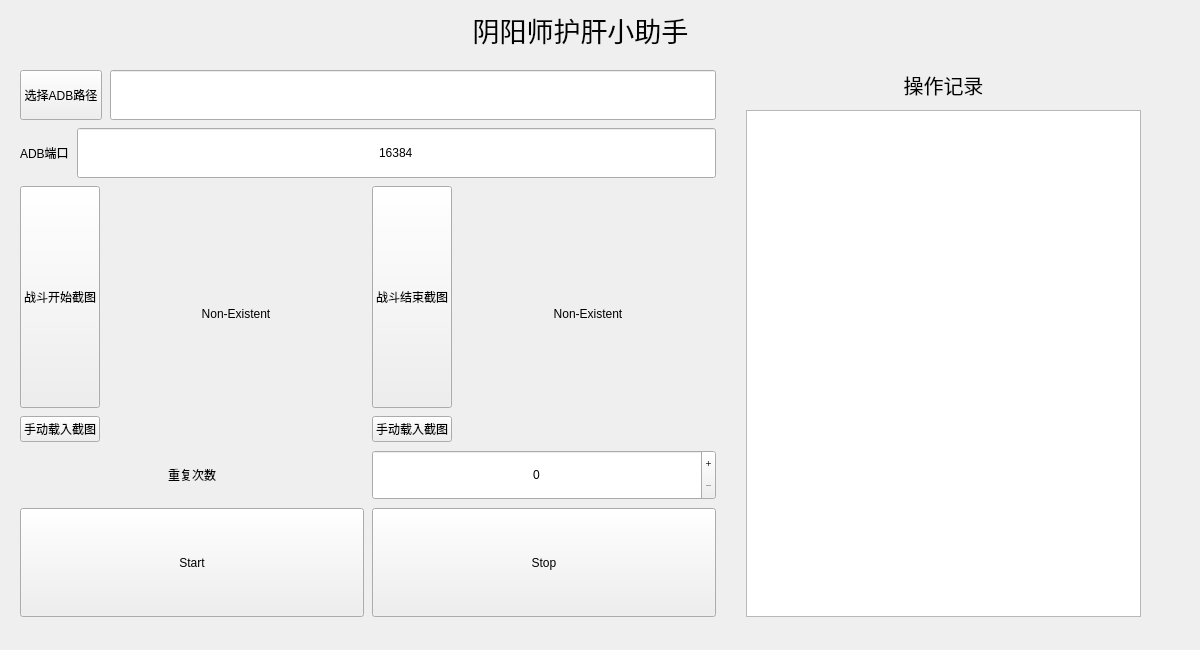
<?xml version="1.0" encoding="UTF-8"?>
<ui version="4.0">
 <class>MainWindow</class>
 <widget class="QMainWindow" name="MainWindow">
  <property name="geometry">
   <rect>
    <x>0</x>
    <y>0</y>
    <width>1200</width>
    <height>650</height>
   </rect>
  </property>
  <property name="sizePolicy">
   <sizepolicy hsizetype="Fixed" vsizetype="Fixed">
    <horstretch>0</horstretch>
    <verstretch>0</verstretch>
   </sizepolicy>
  </property>
  <property name="minimumSize">
   <size>
    <width>1200</width>
    <height>650</height>
   </size>
  </property>
  <property name="maximumSize">
   <size>
    <width>1200</width>
    <height>650</height>
   </size>
  </property>
  <property name="contextMenuPolicy">
   <enum>Qt::NoContextMenu</enum>
  </property>
  <property name="windowTitle">
   <string>YYS护肝小助手</string>
  </property>
  <widget class="QWidget" name="centralwidget">
   <widget class="QWidget" name="verticalLayoutWidget_2">
    <property name="geometry">
     <rect>
      <x>0</x>
      <y>0</y>
      <width>1161</width>
      <height>677</height>
     </rect>
    </property>
    <layout class="QVBoxLayout" name="mainLayout">
     <property name="spacing">
      <number>10</number>
     </property>
     <property name="leftMargin">
      <number>10</number>
     </property>
     <property name="topMargin">
      <number>10</number>
     </property>
     <property name="rightMargin">
      <number>10</number>
     </property>
     <property name="bottomMargin">
      <number>50</number>
     </property>
     <item>
      <widget class="QLabel" name="Title">
       <property name="font">
        <font>
         <pointsize>20</pointsize>
        </font>
       </property>
       <property name="text">
        <string>阴阳师护肝小助手</string>
       </property>
       <property name="alignment">
        <set>Qt::AlignCenter</set>
       </property>
      </widget>
     </item>
     <item>
      <layout class="QHBoxLayout" name="horizontalLayout_5">
       <item>
        <layout class="QVBoxLayout" name="verticalLayout">
         <property name="spacing">
          <number>8</number>
         </property>
         <property name="sizeConstraint">
          <enum>QLayout::SetMinAndMaxSize</enum>
         </property>
         <property name="leftMargin">
          <number>10</number>
         </property>
         <property name="topMargin">
          <number>10</number>
         </property>
         <property name="rightMargin">
          <number>10</number>
         </property>
         <property name="bottomMargin">
          <number>10</number>
         </property>
         <item>
          <layout class="QHBoxLayout" name="horizontalLayout_2">
           <property name="sizeConstraint">
            <enum>QLayout::SetDefaultConstraint</enum>
           </property>
           <item>
            <widget class="QPushButton" name="SelectPathBtn">
             <property name="sizePolicy">
              <sizepolicy hsizetype="Minimum" vsizetype="Preferred">
               <horstretch>0</horstretch>
               <verstretch>0</verstretch>
              </sizepolicy>
             </property>
             <property name="text">
              <string>选择ADB路径</string>
             </property>
            </widget>
           </item>
           <item>
            <widget class="QLineEdit" name="ADBPathEdit">
             <property name="sizePolicy">
              <sizepolicy hsizetype="Expanding" vsizetype="Preferred">
               <horstretch>0</horstretch>
               <verstretch>0</verstretch>
              </sizepolicy>
             </property>
             <property name="minimumSize">
              <size>
               <width>0</width>
               <height>50</height>
              </size>
             </property>
             <property name="maximumSize">
              <size>
               <width>16777215</width>
               <height>50</height>
              </size>
             </property>
             <property name="readOnly">
              <bool>true</bool>
             </property>
            </widget>
           </item>
          </layout>
         </item>
         <item>
          <layout class="QHBoxLayout" name="horizontalLayout_4">
           <property name="sizeConstraint">
            <enum>QLayout::SetDefaultConstraint</enum>
           </property>
           <item>
            <widget class="QLabel" name="label">
             <property name="text">
              <string>ADB端口</string>
             </property>
            </widget>
           </item>
           <item>
            <widget class="QLineEdit" name="ADBPortEdit">
             <property name="sizePolicy">
              <sizepolicy hsizetype="Expanding" vsizetype="Preferred">
               <horstretch>0</horstretch>
               <verstretch>0</verstretch>
              </sizepolicy>
             </property>
             <property name="minimumSize">
              <size>
               <width>0</width>
               <height>50</height>
              </size>
             </property>
             <property name="maximumSize">
              <size>
               <width>16777215</width>
               <height>50</height>
              </size>
             </property>
             <property name="text">
              <string>16384</string>
             </property>
             <property name="maxLength">
              <number>32755</number>
             </property>
             <property name="alignment">
              <set>Qt::AlignCenter</set>
             </property>
            </widget>
           </item>
          </layout>
         </item>
         <item>
          <layout class="QHBoxLayout" name="horizontalLayout">
           <property name="sizeConstraint">
            <enum>QLayout::SetDefaultConstraint</enum>
           </property>
           <item>
            <layout class="QVBoxLayout" name="verticalLayout_2">
             <item>
              <widget class="QPushButton" name="ScreenShotBtn">
               <property name="sizePolicy">
                <sizepolicy hsizetype="Minimum" vsizetype="Preferred">
                 <horstretch>0</horstretch>
                 <verstretch>0</verstretch>
                </sizepolicy>
               </property>
               <property name="text">
                <string>战斗开始截图</string>
               </property>
              </widget>
             </item>
             <item>
              <widget class="QPushButton" name="loadScreenshotBtn">
               <property name="text">
                <string>手动载入截图</string>
               </property>
              </widget>
             </item>
            </layout>
           </item>
           <item>
            <widget class="QLabel" name="ScreenShot">
             <property name="sizePolicy">
              <sizepolicy hsizetype="Preferred" vsizetype="Preferred">
               <horstretch>0</horstretch>
               <verstretch>0</verstretch>
              </sizepolicy>
             </property>
             <property name="minimumSize">
              <size>
               <width>256</width>
               <height>256</height>
              </size>
             </property>
             <property name="maximumSize">
              <size>
               <width>256</width>
               <height>256</height>
              </size>
             </property>
             <property name="text">
              <string>Non-Existent</string>
             </property>
             <property name="scaledContents">
              <bool>true</bool>
             </property>
             <property name="alignment">
              <set>Qt::AlignCenter</set>
             </property>
            </widget>
           </item>
           <item>
            <layout class="QHBoxLayout" name="horizontalLayout_9">
             <item>
              <layout class="QVBoxLayout" name="verticalLayout_3">
               <item>
                <widget class="QPushButton" name="endScreenshotBtn">
                 <property name="sizePolicy">
                  <sizepolicy hsizetype="Minimum" vsizetype="Expanding">
                   <horstretch>0</horstretch>
                   <verstretch>0</verstretch>
                  </sizepolicy>
                 </property>
                 <property name="text">
                  <string>战斗结束截图</string>
                 </property>
                </widget>
               </item>
               <item>
                <widget class="QPushButton" name="endScreenshotLoad">
                 <property name="text">
                  <string>手动载入截图</string>
                 </property>
                </widget>
               </item>
              </layout>
             </item>
             <item>
              <widget class="QLabel" name="endImageLabel">
               <property name="sizePolicy">
                <sizepolicy hsizetype="Fixed" vsizetype="Fixed">
                 <horstretch>0</horstretch>
                 <verstretch>0</verstretch>
                </sizepolicy>
               </property>
               <property name="minimumSize">
                <size>
                 <width>256</width>
                 <height>256</height>
                </size>
               </property>
               <property name="maximumSize">
                <size>
                 <width>256</width>
                 <height>256</height>
                </size>
               </property>
               <property name="text">
                <string>Non-Existent</string>
               </property>
               <property name="alignment">
                <set>Qt::AlignCenter</set>
               </property>
              </widget>
             </item>
            </layout>
           </item>
          </layout>
         </item>
         <item>
          <layout class="QHBoxLayout" name="horizontalLayout_3">
           <property name="sizeConstraint">
            <enum>QLayout::SetDefaultConstraint</enum>
           </property>
           <item>
            <widget class="QLabel" name="label_2">
             <property name="text">
              <string>重复次数</string>
             </property>
             <property name="alignment">
              <set>Qt::AlignCenter</set>
             </property>
            </widget>
           </item>
           <item>
            <widget class="QSpinBox" name="RepeatTime">
             <property name="sizePolicy">
              <sizepolicy hsizetype="Preferred" vsizetype="Preferred">
               <horstretch>0</horstretch>
               <verstretch>0</verstretch>
              </sizepolicy>
             </property>
             <property name="minimumSize">
              <size>
               <width>0</width>
               <height>50</height>
              </size>
             </property>
             <property name="alignment">
              <set>Qt::AlignCenter</set>
             </property>
             <property name="readOnly">
              <bool>false</bool>
             </property>
             <property name="buttonSymbols">
              <enum>QAbstractSpinBox::PlusMinus</enum>
             </property>
             <property name="maximum">
              <number>9999</number>
             </property>
            </widget>
           </item>
          </layout>
         </item>
         <item>
          <layout class="QHBoxLayout" name="horizontalLayout_7">
           <item>
            <widget class="QPushButton" name="StartBtn">
             <property name="sizePolicy">
              <sizepolicy hsizetype="Preferred" vsizetype="Preferred">
               <horstretch>0</horstretch>
               <verstretch>0</verstretch>
              </sizepolicy>
             </property>
             <property name="minimumSize">
              <size>
               <width>0</width>
               <height>100</height>
              </size>
             </property>
             <property name="text">
              <string>Start</string>
             </property>
            </widget>
           </item>
           <item>
            <widget class="QPushButton" name="stopBtn">
             <property name="sizePolicy">
              <sizepolicy hsizetype="Minimum" vsizetype="Expanding">
               <horstretch>0</horstretch>
               <verstretch>0</verstretch>
              </sizepolicy>
             </property>
             <property name="text">
              <string>Stop</string>
             </property>
            </widget>
           </item>
          </layout>
         </item>
        </layout>
       </item>
       <item>
        <layout class="QVBoxLayout" name="verticalLayout_4">
         <property name="leftMargin">
          <number>10</number>
         </property>
         <property name="topMargin">
          <number>10</number>
         </property>
         <property name="rightMargin">
          <number>10</number>
         </property>
         <property name="bottomMargin">
          <number>10</number>
         </property>
         <item>
          <widget class="QLabel" name="label_3">
           <property name="font">
            <font>
             <pointsize>15</pointsize>
            </font>
           </property>
           <property name="text">
            <string>操作记录</string>
           </property>
           <property name="alignment">
            <set>Qt::AlignCenter</set>
           </property>
          </widget>
         </item>
         <item>
          <widget class="QTextEdit" name="Info">
           <property name="readOnly">
            <bool>true</bool>
           </property>
          </widget>
         </item>
        </layout>
       </item>
      </layout>
     </item>
    </layout>
   </widget>
  </widget>
 </widget>
 <resources/>
 <connections/>
</ui>
